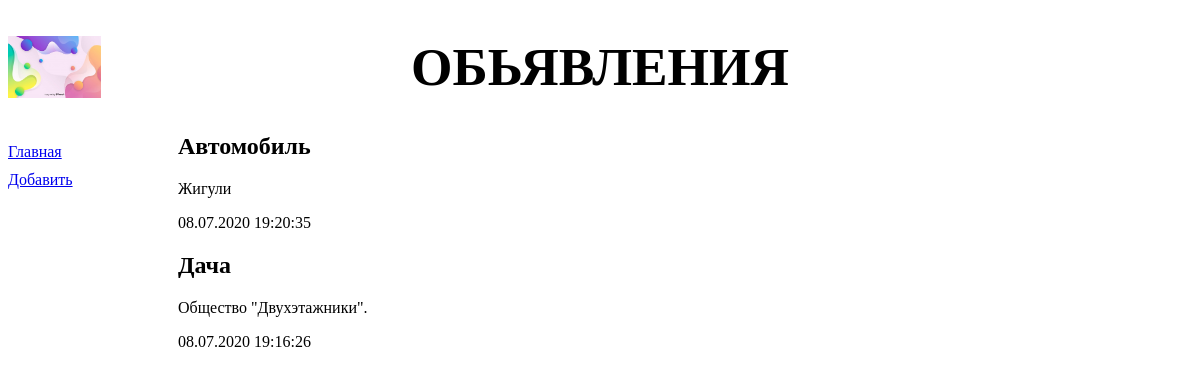
/bboard/, run on an earlier commit of the app's database.
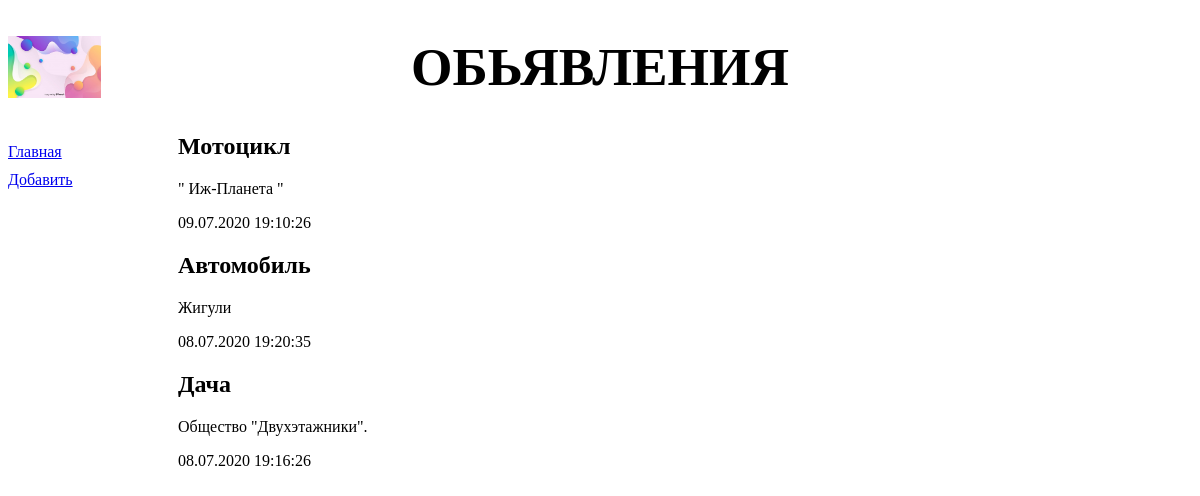
And on a later commit of the database.
### bboard/models.py (models this page shows)
class Bb(models.Model):
    KINDS = (
        (None, 'Выберете разряд публикуемого обьявления'),
        ('b', 'Куплю'),
        ('s', 'Продам'),
        ('c', 'Обменяю')
    )
    title = models.CharField(max_length=50, verbose_name='Товар')
    content = models.TextField(null=True, blank=True, verbose_name='Описание')
    price = models.FloatField(null=True, blank=True, verbose_name='Цена')
    published = models.DateTimeField(auto_now_add=True, db_index=True, verbose_name='Опубликовано')
    rubric = models.ForeignKey('Rubric', null=True, on_delete=models.PROTECT, verbose_name='Рубрика')
    kind = models.CharField(max_length=1, choices=KINDS, default='b', verbose_name='Вид обьявления')
    class Meta:
        verbose_name_plural = 'Обьявления'
        verbose_name = 'Обьявление'
        ordering = ['-published']

### bboard/views.py (the view)
# urls.py: path('', index, name='index')
def index(request):
    bbs = Bb.objects.all()
    rubrics = Rubric.objects.all()
    context = {'bbs': bbs, 'rubrics': rubrics}
    return render(request, 'bboard/index.html', context)

### bboard/templates/bboard/index.html (shortened to what this page needs)
{% extends 'layout/basic.html' %}
{% block content %}
{% for bb in bbs %}
        <div class='b'>
            <h2> {{bb.title}} </h2>
            <p> {{ bb.content }} </p>
            <p> {{ bb.published|date:"d.m.Y H:i:s" }} </p>
        </div>
{% endfor %}
{% endblock %}

What changed in the data, as far as the page shows it:
added Bb: title "Мотоцикл", content "\" Иж-Планета \"", published "09.07.2020 19:10:26"
